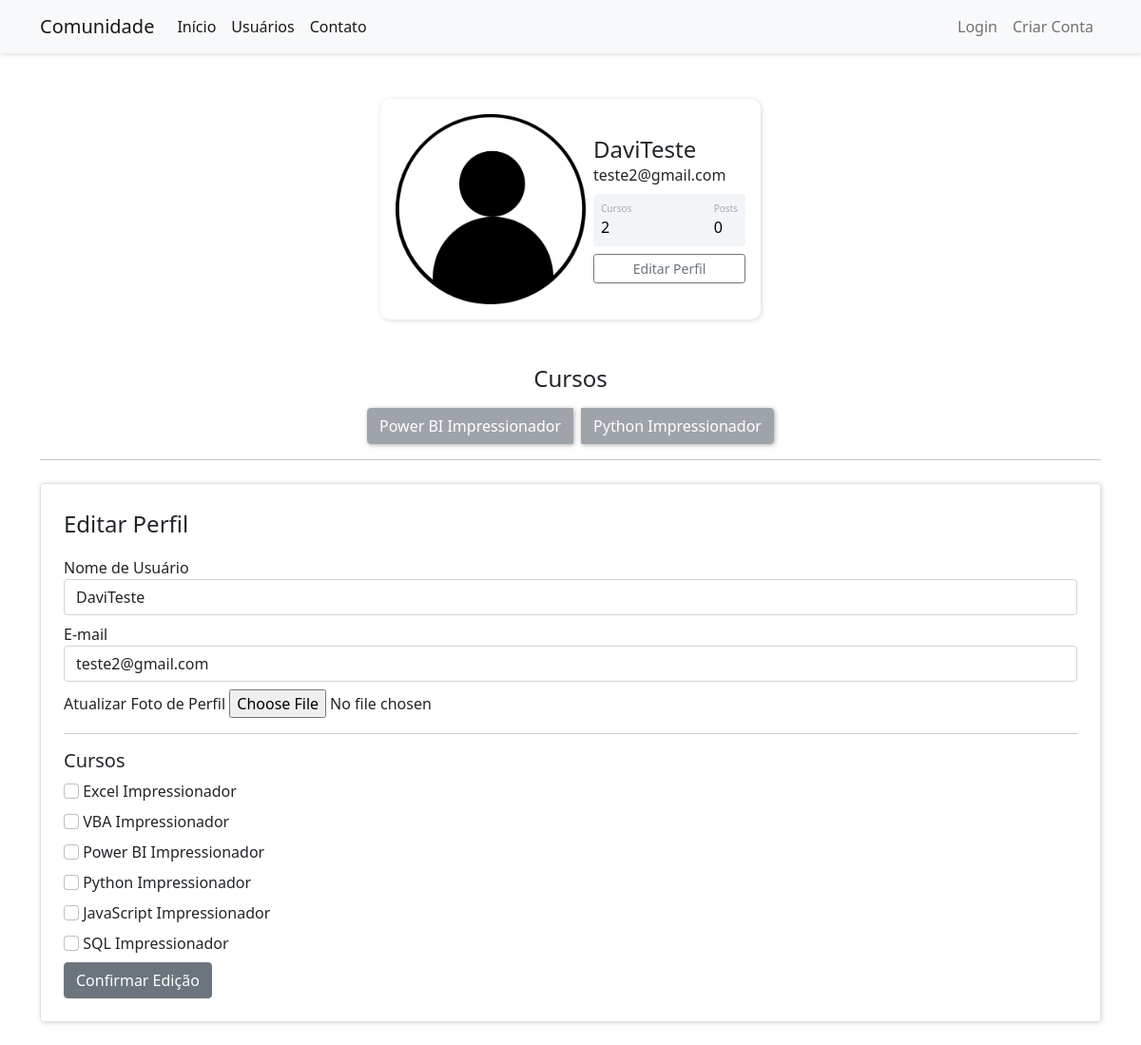
The page /perfil/editar (signed in) on the database its author committed.
### comunidade/models.py (models this page shows)
class Usuario(database.Model, UserMixin):
    id = database.Column(database.Integer, primary_key=True)
    username = database.Column(database.String, nullable=False)
    email = database.Column(database.String, nullable=False, unique=True)
    senha = database.Column(database.String, nullable=False)
    foto_perfil= database.Column(database.String, default="default.jpg")
    posts = database.relationship("Post", backref="autor", lazy=True)
    cursos = database.Column(database.String, nullable=False, default="Não Informado")

### comunidade/routes.py (the view)
@app.route("/perfil/editar", methods=["GET", "POST"])
@login_required
def editar_perfil():
    form_editarperfil = FormEditarPerfil()
    if form_editarperfil.validate_on_submit():
        current_user.email = form_editarperfil.email.data
        current_user.username = form_editarperfil.username.data
        if form_editarperfil.foto_perfil.data:
            nome_imagem = salvar_imagem(form_editarperfil.foto_perfil.data)
            current_user.foto_perfil = nome_imagem
        current_user.cursos = atualizar_cursos(form_editarperfil)
        database.session.commit()
        flash(f"Perfil Atualizado com Sucesso!", "alert-success")
        return redirect(url_for('perfil'))
    elif request.method == "GET":
        form_editarperfil.email.data = current_user.email
        form_editarperfil.username.data = current_user.username
    foto_perfil = url_for('static', filename=f'fotos_perfil/{current_user.foto_perfil}')
    return render_template('editarperfil.html', foto_perfil=foto_perfil, form_editarperfil=form_editarperfil)

### comunidade/forms.py (shortened to what this page needs)
class FormEditarPerfil(FlaskForm):
    username:StringField = StringField("Nome de Usuário", validators=[DataRequired()])
    email:StringField = StringField("E-mail", validators=[DataRequired(), Email()])
    foto_perfil:FileField = FileField("Atualizar Foto de Perfil", validators=[FileAllowed(["jpg", "png"])])
    curso_excel:BooleanField = BooleanField("Excel Impressionador")
    curso_vba:BooleanField = BooleanField("VBA Impressionador")
    curso_powerbi:BooleanField = BooleanField("Power BI Impressionador")
    curso_python:BooleanField = BooleanField("Python Impressionador")
    curso_javascript:BooleanField = BooleanField("JavaScript Impressionador")
    curso_sql:BooleanField = BooleanField("SQL Impressionador")
    botao_submit_editarperfil = SubmitField("Confirmar Edição")

### comunidade/models.py (called while the page is built)
@login_manager.user_loader
def load_usuario(id_usuario) -> int:
    return Usuario.query.get(int(id_usuario))

### comunidade/templates/editarperfil.html (shortened to what this page needs)
{% extends "perfil.html" %}
{% block form_editar_perfil %}
    <div class="container mb-4">
        <hr>
        <div class="row">
            <div class="col">
                <form action="" method="post" enctype="multipart/form-data" class="border rounded p-4 mt-2" style="box-shadow: 1px 1px 5px rgba(0, 0, 0, 0.158);">
                    <legend>Editar Perfil</legend>
                    <fieldset>
                        <div class="form-group mt-2">
                            {{ form_editarperfil.username.label(class="form-control-label") }}
                            {% if form_editarperfil.username.errors %}
                                {{ form_editarperfil.username(class="form-control is-invalid") }}
                                <div class="invalid-feedback">
                                    {% for erro in form_editarperfil.username.errors %}
                                        {{ erro }}
                                    {% endfor %}
                                </div>
                            {% else %}
                                {{ form_editarperfil.username(class="form-control") }}
                            {% endif %}
                        </div>
                        <div class="form-group mt-2">
                            {{ form_editarperfil.email.label(class="form-control-label") }}
                            {% if form_editarperfil.email.errors %}
                                {{ form_editarperfil.email(class="form-control is-invalid") }}
                                <div class="invalid-feedback">
                                    {% for erro in form_editarperfil.email.errors %}
                                        {{ erro }}
                                    {% endfor %}
                                </div>
                            {% else %}
                                {{ form_editarperfil.email(class="form-control") }}
                            {% endif %}
                        </div>
                        <div class="form-group mt-2">
                            {{ form_editarperfil.foto_perfil.label }}
                            {{ form_editarperfil.foto_perfil(class="form-control-file") }}
                        </div>
                        <hr>
                        <h5>Cursos</h5>
                        {% for campo in form_editarperfil  %}
                            {% if "curso_" in campo.name %}
                                <div class="form-group mt-2">
                                    {{ campo(class="form-check-input") }}
                                    {{ campo.label(class="form-control-label") }}
                                </div>
                            {% endif %}
                        {% endfor %}
                    </fieldset>
                    {{ form_editarperfil.botao_submit_editarperfil(class="btn btn-secondary mt-2") }}
                </form>
            </div>
        </div>
    </div>
{% endblock %}

### comunidade/templates/perfil.html
{% extends "base.html" %}
{% block body %}
    <div class="container mt-5 d-flex justify-content-center">
        <div class="card p-3" style="box-shadow: 1px 1px 5px rgba(0, 0, 0, 0.158);">
            <div class="d-flex align-items-center">
                <div class="image me-2">
                    <img src="{{ foto_perfil }}"
                        class="rounded" width="200">
                </div>
                <div class="ml-3 w-100">
                    <h4 class="mb-0 mt-0">{{ current_user.username }}</h4>
                    <span>{{ current_user.email }}</span>
                    <div class="p-2 mt-2 bg-primary d-flex justify-content-between rounded text-white stats">
                        <div class="d-flex flex-column">
                            {% if "Não Informado" in current_user.cursos %}
                                <span class="articles">Cursos</span>
                                <span class="number1">0</span>
                            {% else %}
                                <span class="articles">Cursos</span>
                                <span class="number1">{{ current_user.cursos.count(";") + 1 }}</span>
                            {% endif %}
                        </div>
                        <div class="d-flex flex-column">
                            <span class="rating">Posts</span>
                            <span class="number3">0</span>
                        </div>
                    </div>
                    <div class="button mt-2 d-flex flex-row align-items-center">
                        <a class="w-100" href="{{ url_for('editar_perfil') }}">
                            <button class="btn btn-sm btn-outline-secondary w-100">Editar Perfil</button>
                        </a>
                    </div>
                </div>
            </div>
        </div>
    </div>
    <div class="container mt-5 d-flex justify-content-center">
        <div class="row">
            <div class="col text-center">
                <strong><h4>Cursos</h4></strong>
                <div class="btn-group d-flex flex-wrap justify-content-center">
                    {% for curso in current_user.cursos.split(";") %}
                        <button type="button" class="btn btn-secondary mt-2 mx-1" style="box-shadow: 1px 1px 5px rgba(0, 0, 0, 0.5);" disabled>{{ curso }}</button>
                    {% endfor %}
                </div>
            </div>
        </div>
    </div>
{% block form_editar_perfil %}
{% endblock %}
{% endblock %}

### comunidade/static/main.css (style rules this page uses)
.card { width: 400px; border: none; border-radius: 10px; background-color: #fff; }
.stats { background: #f2f5f8 !important; color: #000 !important; }
.articles { font-size: 10px; color: #a1aab9; }
.number1 { font-weight: 500; }
.rating { font-size: 10px; color: #a1aab9; }
.number3 { font-weight: 500; }

### rows shown on the page
Usuario: username "DaviTeste", email "teste2@gmail.com", cursos "2"

### other values the page prints
{{ curso }} "Power BI Impressionador" "Python Impressionador"
{{ campo.label(class="form-control-label") }} "Excel Impressionador" "VBA Impressionador" "Power BI Impressionador" "Python Impressionador" "JavaScript Impressionador" "SQL Impressionador"
